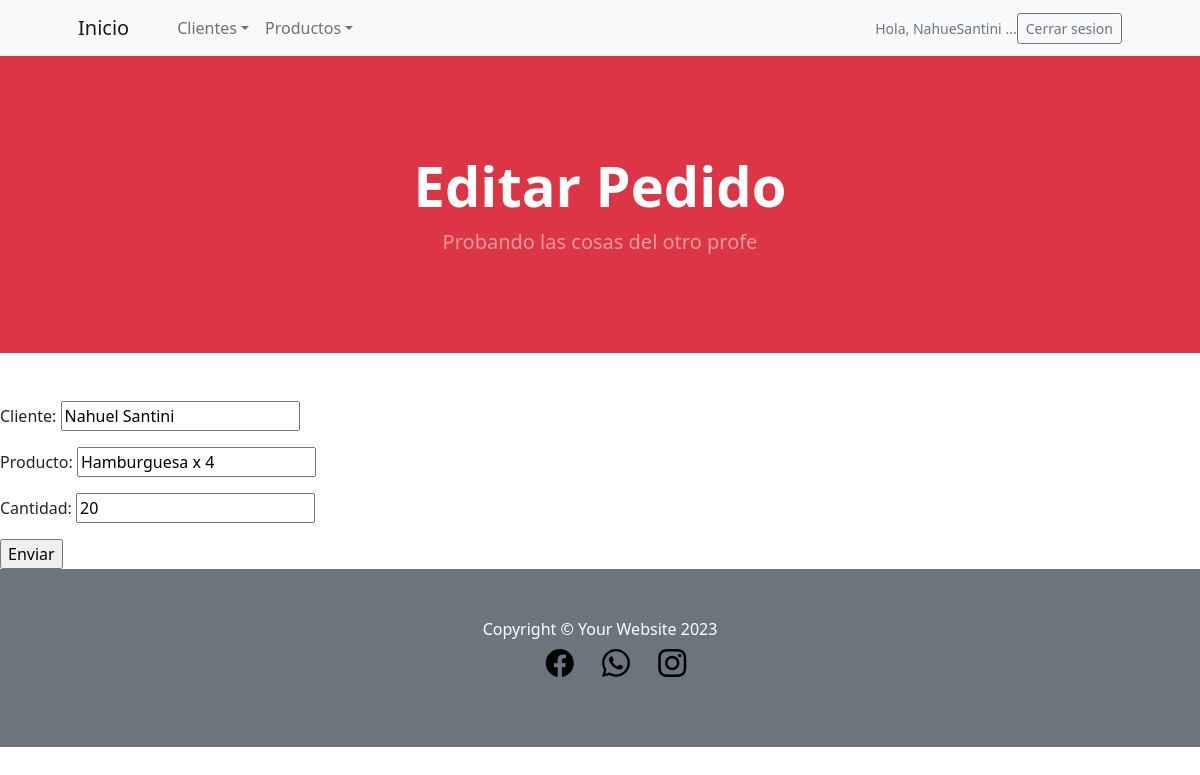
Page /SanApp/editar_pedido/14/ (signed in) on the committed database.
### SanApp/models.py (models this page shows, shortened)
class Pedido(models.Model):
    cliente = models.CharField(max_length=50)
    producto = models.CharField(max_length=50)
    cantidad = models.IntegerField()

### SanApp/views.py (the view)
# urls.py: path('editar_pedido/<int:pk>/', PedidosUpdateViews.as_view(), name="editar_pedido"),
class PedidosUpdateViews(LoginRequiredMixin,UpdateView):
    model = Pedido
    success_url = "/SanApp/leer_pedidos"
    fields = ['cliente', 'producto', 'cantidad']

### SanApp/templates/SanApp/pedido_form.html (shortened to what this page needs)
{% extends 'SanApp/base.html' %}
{% load static %}
{% block contenidoQueCambia %}
<header class="bg-danger py-5">
    <div class="container px-4 px-lg-5 my-5">
        <div class="text-center text-white">
            <h1 class="display-4 fw-bolder">Editar Pedido</h1>
            <p class="lead fw-normal text-white-50 mb-0">Probando las cosas del otro profe</p>
        </div>
    </div>
</header><br><br>
<form method="post">
    {{ form.as_p}}
    <input type="submit" Value="Enviar">
</form>
{% endblock contenidoQueCambia %}

### SanApp/templates/SanApp/base.html (shortened to what this page needs)
<!DOCTYPE html>
 <html lang="en">
    {% load static %}
     <head>
         <link href="https://cdn.jsdelivr.net/npm/bootstrap-icons@1.5.0/font/bootstrap-icons.css" rel="stylesheet" />
         <link href="{%static 'SanApp/css/styles.css' %}" rel="stylesheet" />
     </head>
     <body>
         <nav class="navbar navbar-expand-lg navbar-light bg-light">
             <div class="container px-4 px-lg-5">
                 <a class="navbar-brand" href="{% url 'Inicio' %}">Inicio</a></li>
                 <div class="collapse navbar-collapse" id="navbarSupportedContent">
                     <ul class="navbar-nav me-auto mb-2 mb-lg-0 ms-lg-4">
                         <li class="nav-item dropdown">
                            <a class="nav-link dropdown-toggle" id="navbarDropdown" href="#" role="button" data-bs-toggle="dropdown" aria-expanded="false">Clientes</a>
                        </li>
                            <li class="nav-item dropdown">
                             <a class="nav-link dropdown-toggle" id="navbarDropdown" href="#" role="button" data-bs-toggle="dropdown" aria-expanded="false">Productos</a>
                            </li>
                     </ul>
                    {% if request.user.is_authenticated %}
                    <p class="text-muted small mb-4 mb-lg-0"> Hola, {{user.username}} ...</p>
                            <a class="btn btn-outline-secondary btn-sm" href="{% url 'logout' %}">Cerrar sesion</a>
                    {% endif %}
                 </div>
             </div>
         </nav>
    {% block contenidoQueCambia %}
    {% endblock %}
         <footer class="py-5 bg-secondary">
             <div class="container"><p class="m-0 text-center text-white">Copyright &copy; Your Website 2023</p>
                <div class="m-0 text-center">
                    <ul>
                        <li class="list-inline-item me-4">
                            <a href="#!"><i class="bi-facebook fs-3" style="color: rgb(0, 0, 0)"></i></a>
                        </li>
                        <li class="list-inline-item me-4">
                            <a href="#!"><i class="bi-whatsapp fs-3" style="color: rgb(0, 0, 0)"></i></a>
                        </li>
                        <li class="list-inline-item">
                            <a href="#!"><i class="bi-instagram fs-3" style="color: rgb(0, 0, 0)"></i></a>
                        </li>
                    </ul>
                </div>
            </div>
         </footer>
     </body>
 </html>

### rows in the picture
Pedido: cliente "Nahuel Santini", producto "Hamburguesa x 4", cantidad "20"

### other values in the picture
{{ user.username }} "NahueSantini"
